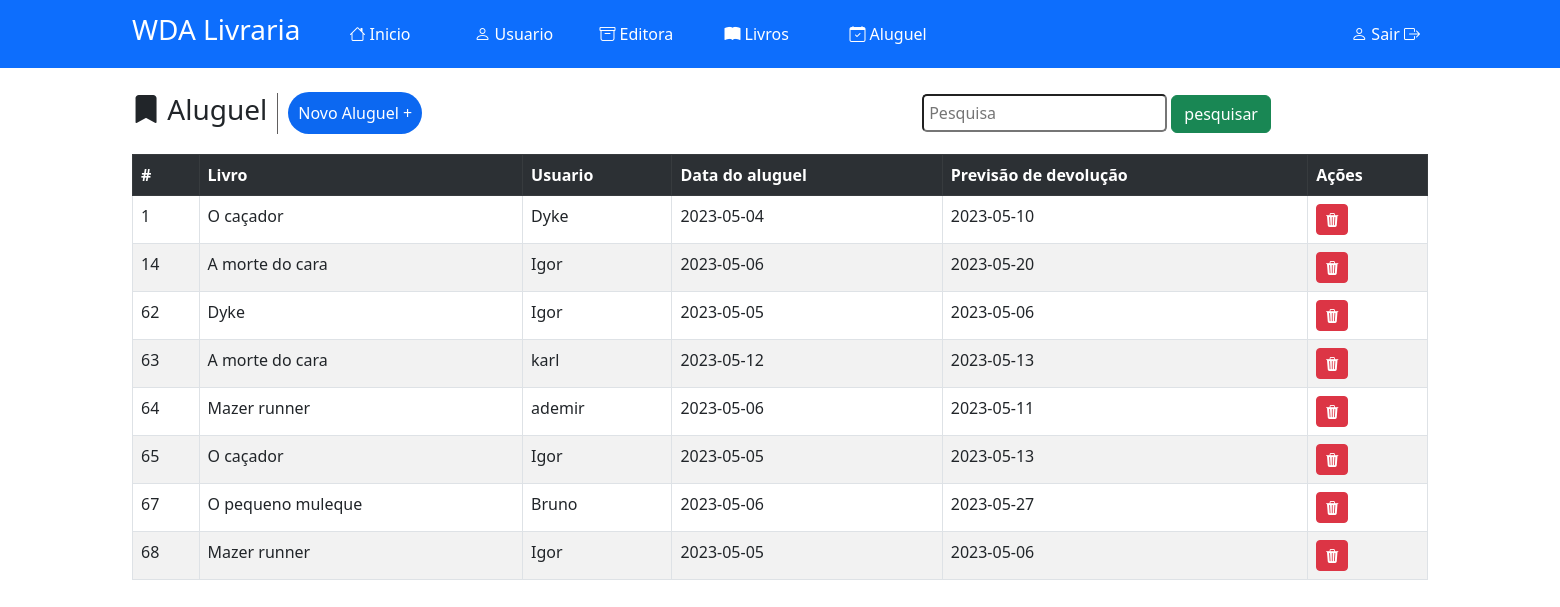
The app's page /index.php?menuop=aluguel (signed in) with its own data.
### tables this page shows
CREATE TABLE `tbaluguel` (
  `idAluguel` int(11) NOT NULL,
  `livroAluguel` varchar(100) NOT NULL,
  `nomeAluguel` varchar(100) NOT NULL,
  `dataAluguel` date NOT NULL,
  `devolucaoAluguel` date NOT NULL
);

### paginas/aluguel/aluguel.php (the view, shortened to what this page needs)
<!DOCTYPE html>
<html lang="en">
<head>
    <link rel="stylesheet" href="css1/usuario.css">
    <link rel="stylesheet" href="https://cdn.jsdelivr.net/npm/bootstrap-icons@1.10.5/font/bootstrap-icons.css">
</head>
<body>
<header>
    <div class="alinhar">
        <div class="titu">
            <h3><i class="bi bi-bookmark-fill"></i></i> Aluguel</h3>
        </div>
        <div class="link">
            <a href="index.php?menuop=cad-aluguel" class="botao">Novo Aluguel +</a>
        </div>
        <div class="pesquisa">
            <form action="index.php?menuop=aluguel" method="POST">
                <input class="form" type="text" placeholder="Pesquisa" name="txt_pesquisa" id="">
                <input class="btn btn-success" type="submit" value="pesquisar" id="">
            </form>
        </div>
    </div>
</header>
<?php
            $txt_pesquisa = (isset($_POST["txt_pesquisa"]))?$_POST["txt_pesquisa"]:"";
            $sql = "SELECT * FROM tbaluguel where idAluguel = '{$txt_pesquisa}' or nomeAluguel = '{$txt_pesquisa}' or livroAluguel LIKE '%{$txt_pesquisa}%'";
            $rs = $conexao -> query($sql);
            $qtd = $rs ->num_rows;
            if($qtd > 0){
                print "<table class='table table-hover table-striped table-bordered'>";
                print "<tr class='table-dark'>";
                    print "<th>#</th>";
                    print "<th>Livro</th>";
                    print "<th>Usuario</th>";
                    print "<th>Data do aluguel</th>";
                    print "<th>Previsão de devolução</th>";
                    print "<th>Ações</th>";
                    print "</tr>";
                while($row = $rs ->fetch_object()){
                    print "<tr>";
                    print "<td>".$row -> idAluguel."</td>";
                    print "<td>" .$row -> livroAluguel."</td>";
                    print "<td>" .$row -> nomeAluguel."</td>";
                    print "<td>" .$row -> dataAluguel."</td>";
                    print "<td>" .$row -> devolucaoAluguel."</td>";
                    print "<td>
                            <a onclick=\"if(confirm('Tem certeza de que deseja excluir esse registro?')){location.href='?menuop=excluir-aluguel&idAluguel=".$row -> idAluguel."';} else{false;}\" class='btn btn-danger btn-sm'><i class='bi bi-trash3-fill'></i></a>
                    </td>";
                    print "</tr>";
                }
                print "</table>";
              }else{
                print "<p>Não encontrou resultado.</p>";
            }
        ?>
</body>
</html>

### style.css (style rules this page uses)
* { margin: 0px; padding: 0px; }
body { background-color: rgb(228, 228, 228); }

### css1/usuario.css (style rules this page uses)
.alinhar { margin-top: 25px; display: flex; align-items: center; }
.titu { border-right: 1px solid rgb(97, 95, 95); padding-right: 10px; }
.link a { margin-left: 10px; }
.link .botao { text-decoration: none; padding: 10px; color: white; border-radius: 50px; background-color: rgb(12, 104, 241); }
table { margin-top:20px; }

### index.php (style rules this page uses)
body { background-color: #fff; }

### paginas/aluguel/aluguel.php (style rules this page uses)
.alinhar { width: 2000px; }
.pesquisa { margin-left: 500px; }
.form { border-radius:5px; padding: 5px; }

### records on screen
tbaluguel: idAluguel "1", livroAluguel "O caçador", nomeAluguel "Dyke", dataAluguel "2023-05-04", devolucaoAluguel "2023-05-10"
tbaluguel: idAluguel "14", livroAluguel "A morte do cara", nomeAluguel "Igor", dataAluguel "2023-05-06", devolucaoAluguel "2023-05-20"
tbaluguel: idAluguel "62", livroAluguel "Dyke", nomeAluguel "Igor", dataAluguel "2023-05-05", devolucaoAluguel "2023-05-06"
tbaluguel: idAluguel "63", livroAluguel "A morte do cara", nomeAluguel "karl", dataAluguel "2023-05-12", devolucaoAluguel "2023-05-13"
tbaluguel: idAluguel "64", livroAluguel "Mazer runner", nomeAluguel "ademir", dataAluguel "2023-05-06", devolucaoAluguel "2023-05-11"
tbaluguel: idAluguel "65", livroAluguel "O caçador", nomeAluguel "Igor", dataAluguel "2023-05-05", devolucaoAluguel "2023-05-13"
tbaluguel: idAluguel "67", livroAluguel "O pequeno muleque", nomeAluguel "Bruno", dataAluguel "2023-05-06", devolucaoAluguel "2023-05-27"
tbaluguel: idAluguel "68", livroAluguel "Mazer runner", nomeAluguel "Igor", dataAluguel "2023-05-05", devolucaoAluguel "2023-05-06"
